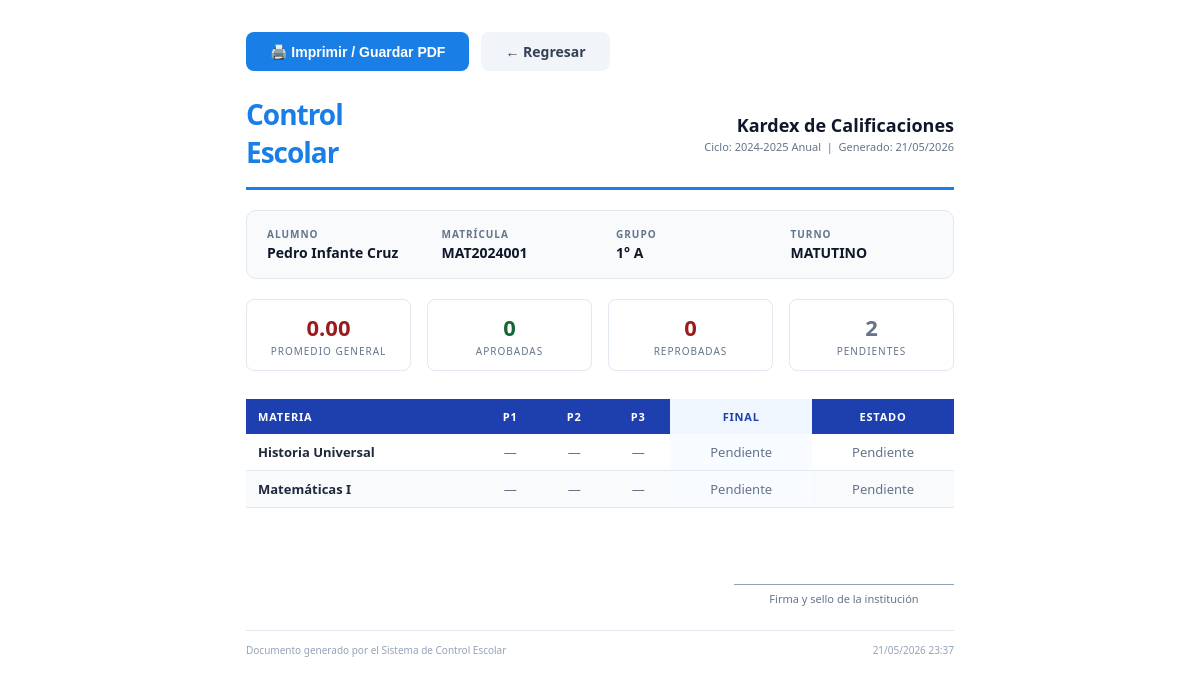
The page /portal_alumno/kardex (signed in) on the database its author committed.
### tables this page shows
CREATE TABLE ciclos_escolares (
    id BIGINT AUTO_INCREMENT PRIMARY KEY,
    nombre VARCHAR(100) NOT NULL,
    fecha_inicio DATE NOT NULL,
    fecha_fin DATE NOT NULL,
    estado VARCHAR(20) DEFAULT 'Activo'
);

CREATE TABLE alumnos (
    id_alumno BIGINT AUTO_INCREMENT PRIMARY KEY,
    id_usuario BIGINT UNIQUE,
    matricula VARCHAR(20) NOT NULL UNIQUE,
    nombre VARCHAR(100) NOT NULL,
    apellido_paterno VARCHAR(50),
    apellido_materno VARCHAR(50),
    curp VARCHAR(18) UNIQUE,
    genero CHAR(1),
    fecha_nac DATE,
    fecha_ingreso DATE,
    domicilio VARCHAR(150),
    escuela_procedencia VARCHAR(100),
    ruta_foto VARCHAR(255),
    nombre_tutor VARCHAR(100),
    telefono_tutor VARCHAR(20),
    comentarios TEXT,
    estado BOOLEAN DEFAULT TRUE,
    FOREIGN KEY (id_usuario) REFERENCES usuarios (id_usuario)
);

CREATE TABLE grupos (
    id_grupo BIGINT AUTO_INCREMENT PRIMARY KEY,
    grado VARCHAR(10),
    seccion VARCHAR(5),
    ciclo_escolar VARCHAR(20),
    turno ENUM('MATUTINO', 'VESPERTINO') DEFAULT 'MATUTINO'
);

CREATE TABLE inscripciones (
    id_inscripcion BIGINT AUTO_INCREMENT PRIMARY KEY,
    id_alumno BIGINT NOT NULL,
    id_materia BIGINT NOT NULL,
    fecha_inscripcion DATE DEFAULT NULL,
    estado BOOLEAN DEFAULT TRUE,
    FOREIGN KEY (id_alumno) REFERENCES alumnos (id_alumno),
    FOREIGN KEY (id_materia) REFERENCES materias (id_materia),
    UNIQUE (id_alumno, id_materia)
);

CREATE TABLE materias (
    id_materia BIGINT AUTO_INCREMENT PRIMARY KEY,
    nombre VARCHAR(100) NOT NULL,
    cupo_maximo INT NOT NULL,  
    vigencia_inicio DATE,
    vigencia_fin DATE,
    id_profesor BIGINT,
    id_salon BIGINT,
    id_grupo BIGINT,
    ciclo_escolar VARCHAR(20),
    FOREIGN KEY (id_profesor) REFERENCES profesores (id_profesor),
    FOREIGN KEY (id_salon) REFERENCES salones (id_salon),
    FOREIGN KEY (id_grupo) REFERENCES grupos (id_grupo)
);

### config/auth.php (called while the page is built, shortened)
<?php
function require_auth()
{
    $pdo = db_connect();
    $st = $pdo->prepare("SELECT estado FROM usuarios WHERE id_usuario = ?");
    $st->execute([$_SESSION['usuario_id']]);
    $estado_actual = $st->fetchColumn();
}

### modulos/portal_alumno/logica.php (called while the page is built, shortened)
<?php
class Portal_alumnoController extends Controller
{
    private $portalModel;
    public function __construct()
    {
        require_once 'config/init.php';
        require_auth();
        $this->portalModel = $this->model('AlumnoPortal');
    }
    private function getAlumnoId()
    {
        if (!empty($_SESSION['usuario_entidad_id'])) {
            return $_SESSION['usuario_entidad_id'];
        }
        $alumno_id = $this->portalModel->getAlumnoIdByUsuario($_SESSION['usuario_id']);
        return $alumno_id;
    }
    public function kardex()
    {
        $ciclo      = ciclo_activo();
        $alumno_id  = $this->getAlumnoId();
        $alumno         = $alumno_id ? $this->portalModel->getAlumno($alumno_id)         : null;
        $grupo          = $alumno_id ? $this->portalModel->getGrupo($alumno_id)           : null;
        $calificaciones = $alumno_id ? $this->portalModel->getCalificaciones($alumno_id, $ciclo['id'] ?? null) : [];
        $suma = 0; $cnt = 0;
        $promedio = $cnt > 0 ? $suma / $cnt : 0;
        $this->view('portal_alumno/kardex', [
            'alumno'         => $alumno,
            'grupo'          => $grupo,
            'ciclo'          => $ciclo,
            'calificaciones' => $calificaciones,
            'promedio'       => $promedio,
            'page_title'     => 'Kardex',
        ]);
    }
}

### config/db.php (called while the page is built, shortened)
<?php
function db_connect()
{
    static $pdo = null;
    if ($pdo !== null) {
        return $pdo;
    }
    try {
        $dsn = 'mysql:host=' . DB_HOST
            . ';dbname=' . DB_NAME
            . ';charset=' . DB_CHARSET;
        $options = array(
            PDO::ATTR_ERRMODE            => PDO::ERRMODE_EXCEPTION,
            PDO::ATTR_DEFAULT_FETCH_MODE => PDO::FETCH_ASSOC,
            PDO::ATTR_EMULATE_PREPARES   => false,
        );
        $pdo = new PDO($dsn, DB_USER, DB_PASS, $options);
    } catch (PDOException $e) {
        die('<div style="padding:20px;background:#f8d7da;color:#721c24;border:1px solid #f5c6cb;font-family:Arial">'
            . '<strong>Error de conexión a la base de datos.</strong><br>'
            . 'Verifique la configuración en config/db.php<br>'
            . '<small>' . htmlspecialchars($e->getMessage()) . '</small>'
            . '</div>');
    }
    return $pdo;
}

### config/init.php (called while the page is built, shortened)
<?php
require_once dirname(__FILE__) . '/db.php';
require_once dirname(__FILE__) . '/auth.php';
function e($str)
{
    return htmlspecialchars((string)$str, ENT_QUOTES, 'UTF-8');
}
function ciclo_activo()
{
    static $ciclo = null;
    try {
        $pdo = db_connect();
        $st  = $pdo->prepare("SELECT id, nombre, fecha_inicio, fecha_fin, estado
                               FROM ciclos_escolares
                               WHERE estado = 'Activo'
                               ORDER BY fecha_inicio DESC
                               LIMIT 1");
        $st->execute();
        $ciclo = $st->fetch() ?: [];
    } catch (Exception $e) {
        $ciclo = [];
    }
    return $ciclo;
}

### modulos/portal_alumno/conexion.php (called while the page is built, shortened)
<?php
class AlumnoPortal
{
    private $db;
    public function __construct()
    {
        $this->db = db_connect();
    }
    public function getGrupo($alumno_id)
    {
        $st = $this->db->prepare(
            "SELECT g.id_grupo, g.grado, g.seccion, g.turno, g.ciclo_escolar
             FROM alumno_grupo ag
             JOIN grupos g ON ag.id_grupo = g.id_grupo
             WHERE ag.id_alumno = ?
             LIMIT 1"
        );
        $st->execute([$alumno_id]);
        return $st->fetch() ?: null;
    }
    public function getAlumno($alumno_id)
    {
        $st = $this->db->prepare(
            "SELECT a.id_alumno, a.matricula, a.nombre, a.apellido_paterno,
                    a.apellido_materno, a.genero, a.fecha_nac, a.ruta_foto
             FROM alumnos a
             WHERE a.id_alumno = ?
             LIMIT 1"
        );
        $st->execute([$alumno_id]);
        return $st->fetch() ?: null;
    }
    public function getCalificaciones($alumno_id, $ciclo_id)
    {
        $st = $this->db->prepare(
            "SELECT m.nombre AS materia, i.id_inscripcion,
                     MAX(CASE WHEN c.etiqueta_periodo = 'P1'    THEN c.puntaje END) AS p1,
                     MAX(CASE WHEN c.etiqueta_periodo = 'P2'    THEN c.puntaje END) AS p2,
                     MAX(CASE WHEN c.etiqueta_periodo = 'P3'    THEN c.puntaje END) AS p3,
                     MAX(CASE WHEN c.etiqueta_periodo = 'FINAL' THEN c.puntaje END) AS final
               FROM inscripciones i
               JOIN materias m ON m.id_materia = i.id_materia
               LEFT JOIN calificaciones c ON c.id_inscripcion = i.id_inscripcion
              WHERE i.id_alumno = ?
              GROUP BY m.nombre, i.id_inscripcion
              ORDER BY m.nombre"
        );
        $st->execute([$alumno_id]);
        return $st->fetchAll();
    }
}

### modulos/portal_alumno/vista_kardex.php (the view, shortened to what this page needs)
<!DOCTYPE html>
<html lang="es">
<head>
</head>
<body>
<div class="page">
    <div class="no-print" style="display:flex; gap:12px;">
        <button onclick="window.print()" style="background:#197fe6; color:#fff; border:none; border-radius:8px; padding:10px 24px; font-size:14px; font-weight:600; cursor:pointer;">
            🖨️ Imprimir / Guardar PDF
        </button>
        <a href="javascript:history.back()" style="background:#f1f5f9; color:#334155; border:none; border-radius:8px; padding:10px 24px; font-size:14px; font-weight:600; text-decoration:none;">
            ← Regresar
        </a>
    </div>
    <div class="header">
        <div class="header-logo">Control<br>Escolar</div>
        <div class="header-title">
            <h1>Kardex de Calificaciones</h1>
            <p>Ciclo: <?php echo e($ciclo['nombre'] ?? 'N/A'); ?> &nbsp;|&nbsp; Generado: <?php echo date('d/m/Y'); ?></p>
        </div>
    </div>
    <div class="alumno-card">
        <div class="field">
            <div class="label">Alumno</div>
            <div class="value"><?php echo e(($alumno['nombre'] ?? '') . ' ' . ($alumno['apellido_paterno'] ?? '') . ' ' . ($alumno['apellido_materno'] ?? '')); ?></div>
        </div>
        <div class="field">
            <div class="label">Matrícula</div>
            <div class="value"><?php echo e($alumno['matricula'] ?? '—'); ?></div>
        </div>
        <div class="field">
            <div class="label">Grupo</div>
            <div class="value"><?php echo $grupo ? e($grupo['grado']) . '° ' . e($grupo['seccion']) : '—'; ?></div>
        </div>
        <div class="field">
            <div class="label">Turno</div>
            <div class="value"><?php echo e($grupo['turno'] ?? '—'); ?></div>
        </div>
    </div>
    <?php
        $aprobadas  = 0; $reprobadas = 0; $pendientes = 0;
        foreach ($calificaciones as $c) {
            if ($c['final'] === null)      $pendientes++;
            elseif ($c['final'] >= 6)      $aprobadas++;
            else                             $reprobadas++;
        }
    ?>
    <div class="resumen">
        <div class="resumen-card">
            <div class="num num-promedio"><?php echo number_format($promedio, 2); ?></div>
            <div class="lbl">Promedio General</div>
        </div>
        <div class="resumen-card">
            <div class="num" style="color:#166534;"><?php echo $aprobadas; ?></div>
            <div class="lbl">Aprobadas</div>
        </div>
        <div class="resumen-card">
            <div class="num" style="color:#991b1b;"><?php echo $reprobadas; ?></div>
            <div class="lbl">Reprobadas</div>
        </div>
        <div class="resumen-card">
            <div class="num" style="color:#64748b;"><?php echo $pendientes; ?></div>
            <div class="lbl">Pendientes</div>
        </div>
    </div>
    <table>
        <thead>
            <tr>
                <th style="text-align:left;">Materia</th>
                <th style="text-align:center;">P1</th>
                <th style="text-align:center;">P2</th>
                <th style="text-align:center;">P3</th>
                <th style="text-align:center; background:#eff6ff; color:#1e40af;">Final</th>
                <th style="text-align:center;">Estado</th>
            </tr>
        </thead>
        <tbody>
            <?php foreach ($calificaciones as $c): ?>
            <tr>
                <td style="font-weight:600;"><?php echo e($c['materia']); ?></td>
                <?php foreach (['p1','p2','p3'] as $col): ?>
                <td style="text-align:center;">
                    <?php if ($c[$col] !== null): ?>
                        <span class="<?php echo floatval($c[$col]) >= 6 ? 'aprobado' : 'reprobado'; ?>">
                            <?php echo number_format(floatval($c[$col]), 1); ?>
                        </span>
                    <?php else: ?>
                        <span class="pendiente">—</span>
                    <?php endif; ?>
                </td>
                <?php endforeach; ?>
                <td style="text-align:center; background:#f8fbff;">
                    <?php if ($c['final'] !== null): ?>
                        <span class="cal-num <?php echo floatval($c['final']) >= 6 ? 'aprobado' : 'reprobado'; ?>">
                            <?php echo number_format(floatval($c['final']), 1); ?>
                        </span>
                    <?php else: ?>
                        <span class="pendiente">Pendiente</span>
                    <?php endif; ?>
                </td>
                <td style="text-align:center;">
                    <?php if ($c['final'] === null): ?>
                        <span class="pendiente">Pendiente</span>
                    <?php elseif (floatval($c['final']) >= 6): ?>
                        <span class="aprobado">✓ Aprobado</span>
                    <?php else: ?>
                        <span class="reprobado">✗ Reprobado</span>
                    <?php endif; ?>
                </td>
            </tr>
            <?php endforeach; ?>
        </tbody>
    </table>
    <div class="firma">
        <div class="firma-box">
            <br><br>
            <div class="firma-line">Firma y sello de la institución</div>
        </div>
    </div>
    <div class="doc-footer">
        <span>Documento generado por el Sistema de Control Escolar</span>
        <span><?php echo date('d/m/Y H:i'); ?></span>
    </div>
</div>
</body>
</html>

### index.php (shortened to what this page needs)
<?php
require_once 'config/init.php';
spl_autoload_register(function ($className) {
  if (file_exists('includes/core/' . $className . '.php')) {
    return;
  }
  $map = [
    'Portal_alumnoController' => 'portal_alumno/logica.php',
    'AlumnosController' => 'alumnos/logica.php',
    'AuthController' => 'auth/logica.php',
    'CalificacionesController' => 'calificaciones/logica.php',
    'DashboardController' => 'dashboard/logica.php',
    'DocentesController' => 'docentes/logica.php',
    'GruposController' => 'grupos/logica.php',
    'HorariosController' => 'horarios/logica.php',
    'InscripcionesController' => 'inscripciones/logica.php',
    'MateriasController' => 'materias/logica.php',
    'ConfiguracionController' => 'configuracion/logica.php',
    'ReportesController' => 'reportes/logica.php',
    'CiclosController'   => 'ciclos/logica.php',
    'SalonesController'  => 'salones/logica.php',
    'UsuariosController' => 'usuarios/logica.php',
    'Alumno' => 'alumnos/conexion.php',
    'AlumnoPortal' => 'portal_alumno/conexion.php',
    'Calificacion' => 'calificaciones/conexion.php',
    'Docente' => 'docentes/conexion.php',
    'Grupo' => 'grupos/conexion.php',
    'Horario' => 'horarios/conexion.php',
    'Inscripcion' => 'inscripciones/conexion.php',
    'Materia' => 'materias/conexion.php',
    'Configuracion' => 'configuracion/conexion.php',
    'Reporte' => 'reportes/conexion.php',
    'CicloEscolar' => 'ciclos/conexion.php',
    'Salon'        => 'salones/conexion.php',
    'Usuario'      => 'usuarios/conexion.php',
  ];
  if (isset($map[$className])) {
    $file = 'modulos/' . $map[$className];
  }
});
$url = isset($_GET['url']) ? rtrim($_GET['url'], '/') : '';
$controllerName = 'AuthController';
$methodName = 'index';
$params = [];
if (!empty($url)) {
  $parts = explode('/', $url);
  $controllerName = ucfirst($parts[0]) . 'Controller';
  if (isset($parts[1])) {
    $methodName = $parts[1];
  }
  $params = array_slice($parts, 2);
}
if (class_exists($controllerName)) {
  $controller = new $controllerName();
  if (method_exists($controller, $methodName)) {
    call_user_func_array([$controller, $methodName], $params);
  } else {
    die("Método $methodName no encontrado en $controllerName.");
  }
}

### includes/core/Controller.php
<?php
class Controller
{
    public function view($view, $data = [])
    {
        $parts = explode('/', $view);
        $modulo = isset($parts[0]) ? $parts[0] : '';
        if (!isset($data['modulo_activo'])) {
            $data['modulo_activo'] = $modulo;
        }
        extract($data);
        if (count($parts) >= 2) {
            $nombre_vista = implode('_', array_slice($parts, 1));
            $viewFile = 'modulos/' . $modulo . '/vista_' . $nombre_vista . '.php';
        } else {
            $viewFile = 'modulos/comun/vista_' . $view . '.php';
        }
        if (file_exists($viewFile)) {
            require_once $viewFile;
        } else {
            die("Vista $view (buscada en $viewFile) no encontrada.");
        }
    }
    public function model($model)
    {
        return new $model();
    }
}

### rows shown on the page
ciclos_escolares: nombre "2024-2025 Anual"
alumnos: nombre+apellido_paterno+apellido_materno "Pedro Infante Cruz", matricula "MAT2024001"
grupos: grado "1", seccion "A", turno "MATUTINO"
inscripciones: id_materia.nombre "Historia Universal"
inscripciones: id_materia.nombre "Matemáticas I"

### other values the page prints
$promedio "0.00"
$aprobadas "0"
$reprobadas "0"
$pendientes "2"
